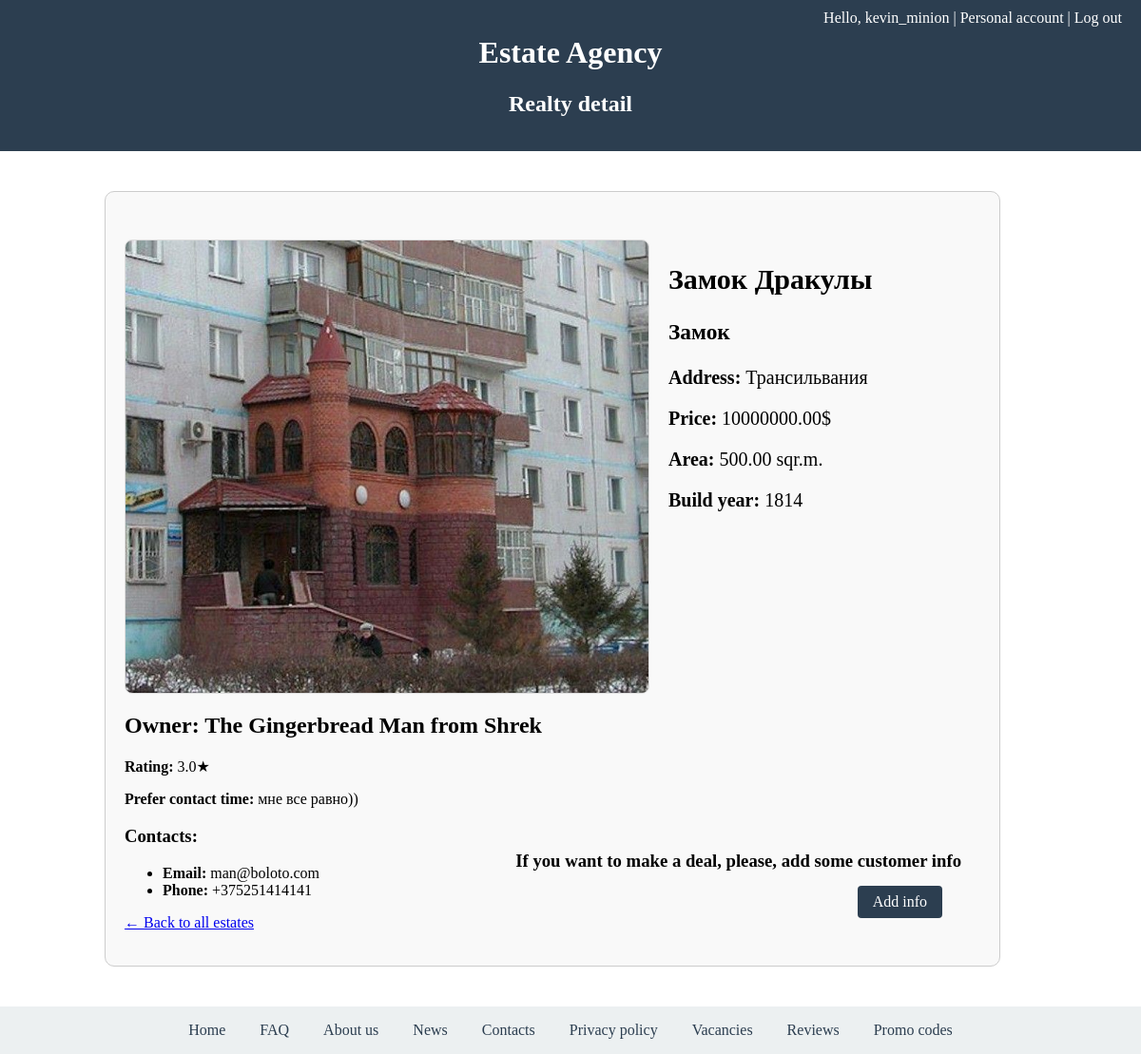
Screenshot of /estate_agency/estate/14/ (signed in) with the database file from the repository.
### estate_agency/models.py (models this page shows, shortened)
class Realty(models.Model):
    type = models.ForeignKey("RealtyType", on_delete=models.PROTECT, null=False)
    owner = models.ForeignKey("Owner", on_delete=models.CASCADE, null=False)
    name = models.CharField(
        max_length=100,
        unique=True,
        verbose_name="Realty name",
        help_text="Наименование недвижимости",
        validators=[MinLengthValidator(5)]
    )
    address = models.CharField(
        max_length=100,
        verbose_name="Address",
        help_text="Адрес",
    )
    price = models.DecimalField(
        max_digits=12,
        decimal_places=2,
        validators=[MinValueValidator(Decimal("0.01"))],
        help_text="Цена в валюте"
    )
    area = models.DecimalField(
        max_digits=8,
        decimal_places=2,
        validators=[MinValueValidator(Decimal("0.01"))],
        help_text="Общая площадь в м²"
    )
    built_year = models.PositiveSmallIntegerField(
        blank=True,
        null=True,
        help_text="Год постройки",
        validators=[MinValueValidator(1800),
                    MaxValueValidator(datetime.datetime.now().year)]
    )
    photo = models.ImageField(
        blank=True,
        null=True,
        verbose_name="Realty photo",
        help_text="Фото недвижимости",
        upload_to='realties/'
    )
    is_in_deal = models.BooleanField(
        null=False,
        default=False
    )
    class Meta:
        verbose_name="Realty"
        verbose_name_plural= "Realty"

class RealtyType(models.Model):
    class RealtyCategory(models.TextChoices):
        RESIDENTIAL = "RES", "Жилая"
        COMMERCIAL = "COM", "Коммерческая"
        LAND = "LAND", "Земельный участок"
        OTHER = "OTH", "Другое"
    name = models.CharField(
        max_length=100,
        unique=True,
        verbose_name="Type name",
        help_text="Пример: квартира, дом, офис",
        validators=[MinLengthValidator(2)]
    )
    category = models.CharField(
        max_length=4,
        choices=RealtyCategory.choices,
        default=RealtyCategory.RESIDENTIAL,
        verbose_name="Category"
    )

class Owner(models.Model):
    rating = models.FloatField(
        default=0.0,
        validators=[MinValueValidator(0.0), MaxValueValidator(10.0)],
        help_text="Рейтинг владельца от 0 до 10"
    )
    notes = models.TextField(
        blank=True,
        null=True,
        help_text="Дополнительная информация о владельце"
    )
    preferred_contact_time = models.CharField(
        max_length=50,
        blank=True,
        help_text="Предпочтительное время связи"
    )
    user = models.OneToOneField("UserProfile", on_delete=models.CASCADE, null=True)

class UserProfile(models.Model):
    full_name = models.CharField(
        blank=False,
        null=False,
        verbose_name="Full name",
        help_text="ФИО",
        max_length=80
    )
    phone_number = models.TextField(
        blank=True,
        null=True,
        verbose_name="Phone number",
        help_text="Телефон",
        validators=[phone_num_validator],
    )
    email = models.EmailField(
        blank=True,
        null=True,
        verbose_name="Email",
        help_text="Почта",
    )
    birth_day = models.DateField(
        blank=False,
        null=False,
        verbose_name="Birthday date",
        help_text="Дата рождения",
        validators=[MaxValueValidator(datetime.date.today()),
                    MinValueValidator(datetime.date.today().replace(year=1900))]
    )
    is_customer =models.BooleanField(
        null=False,
        default=False
    )
    is_owner =models.BooleanField(
        null=False,
        default=False
    )
    time_zone = models.CharField(
        max_length=40,
        choices=[(tz, tz) for tz in pytz.common_timezones],
        default="UTC"
    )
    user = models.OneToOneField(settings.AUTH_USER_MODEL, on_delete=models.CASCADE)

### estate_agency/views.py (the view)
# urls.py: re_path(r'^estate/(?P<id>\d+)/$', views.estate, name="realty-detail"),
def estate(request, id):
    realty = Realty.objects.get(id=id)
    user = UserProfile.objects.get(user=request.user)
    is_current_owner = True if realty.owner.user == user else False
    is_customer = True if user.is_customer and not is_current_owner else False
    if request.user.is_superuser:
        is_current_owner = True
        is_customer = False
    return render(request, "estate_agency/realty.html",
                  { "realty": realty,
                            "is_owner": is_current_owner,
                            "is_customer": is_customer})

### estate_agency/templates/estate_agency/realty.html (shortened to what this page needs)
{% extends "base.html" %}
{% block site_name %}Realty detail{% endblock %}
{% block content %}
<div style="width: 1000px; margin: 0 auto;">
    <div style="border: 1px solid #ccc; padding: 20px; border-radius: 10px;
     background-color: #f9f9f9; max-width: 900px; margin: 10px; align-self: center; position: relative;">
       {% if is_customer %}
        <div>
        <a href="{% url 'deal-create' realty.pk %}"
           style="position: absolute; bottom: 20px; right: 20px; padding: 8px 16px;
                      background-color: #2c3e50; color: white; border: none;
                      border-radius: 4px; cursor: pointer;">
            Make a deal
        </a>
        </div>
        {% else %}
        <div style="position: absolute; bottom: 80px; right: 40px;">
            <h3>If you want to make a deal, please, add some customer info</h3>
            <a href="{% url 'assign-customer' %}"
               style="position: absolute; bottom: -30px; right: 20px; padding: 8px 16px;
                      background-color: #2c3e50; color: white; border: none;
                      border-radius: 4px; cursor: pointer; text-decoration: none;
                      display: inline-block;">
                Add info
            </a>
        </div>
        {% endif %}
        <div style="display: flex; align-items: flex-start; gap: 20px; margin-top: 30px;">
            {% if realty.photo %}
                <img src="{{ realty.photo.url }}" alt="Realty photo" width="550"
                 style="flex-shrink: 0; border: 1px solid #ddd; border-radius: 8px;">
            {% endif %}
            <div style="font-size: 20px">
                <h2>{{ realty.name }}</h2>
                <h3>{{ realty.type.name }}</h3>
                <p><strong>Address:</strong> {{ realty.address }}</p>
                <p><strong>Price:</strong> {{ realty.price }}$</p>
                <p><strong>Area:</strong> {{ realty.area }} sqr.m.</p>
                <p><strong>Build year:</strong> {{ realty.built_year }}</p>
            </div>
        </div>
        <h2>Owner: {{ realty.owner.user.full_name }}</h2>
        <p><strong>Rating:</strong> {{ realty.owner.rating }}★</p>
        <p><strong>Prefer contact time:</strong> {{ realty.owner.preferred_contact_time }}</p>
        <h3>Contacts: </h3>
        <ul>
            <li><strong>Email: </strong>{{realty.owner.user.email}}</li>
            <li><strong>Phone: </strong>{{realty.owner.user.phone_number}}</li>
        </ul>
        <p><a href="{% url 'estates-list' %}">← Back to all estates</a></p>
    </div>
</div>
{% endblock %}

### templates/base.html (shortened to what this page needs)
<!DOCTYPE html>
<html lang="en">
<head>
</head>
<body>
    <header>
        <div class="top-links" style="position: absolute; top: 10px; right: 20px; color: white">
            {% if user.is_authenticated %}
                <span>Hello, {{ user.username }} | </span>
                <span><a href="{% url 'profile' %}">Personal account | </a></span>
                <span><a href="{% url 'logout' %}">Log out</a></span>
            {% else %}
                <span><a href="{% url 'registration' %}">Register | </a></span>
                <span><a href="{% url 'login' %}">Log in | </a></span>
            {% endif %}
        </div>
        <h1>Estate Agency</h1>
        <h2>{% block site_name %}{% endblock %}</h2>
    </header>
    <main>
        {% block content %}
        {% endblock %}
    </main>
    <footer>
        <div>
            <a href="{% url 'home' %}">Home</a>
            <a href="{% url 'faq' %}">FAQ</a>
            <a href="{% url 'about' %}">About us</a>
            <a href="{% url 'news' %}">News</a>
            <a href="{% url 'contacts' %}">Contacts</a>
            <a href="{% url 'privacy_policy' %}">Privacy policy</a>
            <a href="{% url 'vacancies' %}">Vacancies</a>
            <a href="{% url 'reviews' %}">Reviews</a>
            <a href="{% url 'promocodes' %}">Promo codes</a>
        </div>
    </footer>
</body>
</html>

### templates/base.html (style rules this page uses)
body { margin: 0; font-family: Arial, sans-serif; display: flex; flex-direction: column; min-height: 100vh; }
header { font-family: "Comic Sans MS"; background-color: #2c3e50; color: white; padding: 1rem 2rem; text-align: center; }
main { font-family: "Candara"; flex: 1; padding: 2rem; }
footer { font-family: "Candara"; background-color: #ecf0f1; padding: 1rem 2rem; text-align: center; }
footer a { margin: 0 1rem; color: #2c3e50; text-decoration: none; }
.top-links a { color: white; text-decoration: none; }

### rows the page displays
Realty: photo (picture), name "Замок Дракулы", type.name "Замок", address "Трансильвания", price "10000000.00", area "500.00", built_year "1814", owner.user.full_name "The Gingerbread Man from Shrek", owner.rating "3.0", owner.preferred_contact_time "мне все равно))", owner.user.email "man@boloto.com", owner.user.phone_number "+375251414141"

### other values shown
{{ user.username }} "kevin_minion"
